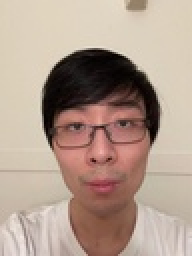
%> input picture a2_301367366_HandaHuang/me2.jpg, 96 x 128 px, shrunk from 1279 x 1706 before the run (shown 2 times larger)
$ octave part4.m   (GNU Octave 9; MATLAB toolbox functions it lacks are replaced by stand-ins)
%> lines starting %> are read from the running program, lines starting %| are printed output that depends on the picture; in (x1, y1, x2, y2) boxes, pixels count from 0 and x2, y2 are one past the last pixel; in counts of white or black regions, pixels touching at a corner belong together; the program's own positions count from 1
### a2_301367366_HandaHuang/harrisDectection.m


function [corners,rows,cols,img2]=harrisDectection(img,dim1,dim2,thresh)


img2=imresize(img,[dim1,dim2]);

image=rgb2gray(im2double(img2));
gaus = fspecial('gaussian', 7, 1);
[deriv_gaus_x, deriv_gaus_y] = gradient(gaus);

ix = imfilter(image, deriv_gaus_x);
iy = imfilter(image, deriv_gaus_y);
ix2 = ix.*ix;
iy2 = iy.*iy;
ixiy = ix.*iy;

ix2g = imfilter(ix2, gaus);
iy2g = imfilter(iy2, gaus);
ixiyg = imfilter(ixiy, gaus);


[rows,cols]=size(image);
C=zeros(rows,cols);
temp=0;
for i=8:rows-8
    for j=8:cols-8
        M=[ix2g(i,j),ixiy(i,j); ixiyg(i,j),iy2g(i,j)];
        C(i,j)=det(M)-0.05*(trace(M))^2;
        if C(i,j)>temp
            temp=C(i,j);
        end
    end
end

%0.05
%thresh=0.05;%adjustable threshld


corners=zeros(rows,cols);
neighbours=[-1,-1;-1,0;-1,1;0,-1;0,1;1,-1;1,0;1,1];
for i=2:rows-1
    for j=2:cols-1
        if C(i,j)>thresh*temp
            for k=1:8
                if C(i,j)<C(i+neighbours(k,1),j+neighbours(k,2))
                    break;
                end
            end
            if k==8
                corners(i,j)=1;
            end
        end
    end
end


end

### a2_301367366_HandaHuang/betterDescriptor.m
function [features,dirRatio]=betterDescriptor(corners,img2)

image=rgb2gray(im2double(img2));
gaus = fspecial('gaussian', 7, 1);
[deriv_gaus_x, deriv_gaus_y] = gradient(gaus);

ix = imfilter(image, deriv_gaus_x);
iy = imfilter(image, deriv_gaus_y);

ixg = imfilter(ix, gaus);
iyg = imfilter(iy, gaus);


[mag,dir]=imgradient(iyg,ixg);


dir(dir<0) = dir(dir<0) +360;


[dirR,dirC,~]=size(dir);

dirRatio=[];
for i=1:dirR
    for j=1:dirC
        for k=1:8
            if dir(i,j)>=((k-1)*(45)) && dir(i,j)<=(k*45)
                dirRatio(i,j)=(dir(i,j)-((k-1)*45))/45;
            end
        end
    end

end

for i = 1:8
    dir(dir>=(i-1)*(45) & dir<=(i*45) )= i; %% direction qunatize
end


[cornerY,cornerX]=find(corners>0);


features=[];
for cornerIndex=1:length(cornerX)

    startX=cornerX(cornerIndex)-7;
    startY=cornerY(cornerIndex)-7;
    endX=cornerX(cornerIndex)+8;
    endY=cornerY(cornerIndex)+8;

    window=dir(startY:endY,startX:endX);
    ratioWindow=dirRatio(startY:endY,startX:endX);
    magWindow=mag(startY:endY,startX:endX);

    squareMatrix=mat2cell(window,[4,4,4,4],[4,4,4,4]);
    ratioMatrix=mat2cell(ratioWindow,[4,4,4,4],[4,4,4,4]);
    magMatrix=mat2cell(magWindow,[4,4,4,4],[4,4,4,4]);

    matAsVector=reshape(squareMatrix.',1,[]);
    ratioAsVector=reshape(ratioMatrix.',1,[]);
    magAsVector=reshape(magMatrix.',1,[]);

    featureOfSquare=[];
    for matIndex=1:length(matAsVector)
        hist=zeros(1,8);
        temp=reshape(cell2mat(matAsVector(matIndex)).',1,[]);
        ratioTemp=reshape(cell2mat(ratioAsVector(matIndex)).',1,[]);
        magTemp=reshape(cell2mat(magAsVector(matIndex)).',1,[]);

        for squareIndex=1:length(temp)
            pixelDir=temp(squareIndex);
            magInUpperBin=ratioTemp(squareIndex)*magTemp(squareIndex);
            magInLowerBin=(1-ratioTemp(squareIndex))*magTemp(squareIndex);

            hist(pixelDir)=hist(pixelDir)+magInUpperBin;
            if pixelDir-1>0

                hist(pixelDir-1)=hist(pixelDir)+magInLowerBin;
            end
        end
         featureOfSquare=[featureOfSquare hist];

    end
    featureOfSquare = normalize(featureOfSquare,'norm',1); % normalized
    % solve the Illumination probelm -> Th = 0.2
    featureOfSquare(featureOfSquare>=0.2) = 0.2;
    featureOfSquare = normalize(featureOfSquare,'norm',1); % normalized


    features=[features;featureOfSquare];
end

end

### a2_301367366_HandaHuang/matchFeatures.m
function [matches,notConfidentMatches]=matchFeatures(features1,features2,thresh)


    %thresh=0.96;
    matches=[];
    notConfidentMatches=[];
    overallDistance=[];
    for f1=1:size(features1,1)

        for f2=1:size(features2,1)
            dist(f2)=sqrt(sum((features1(f1,:)- features2(f2,:)) .^ 2));

            overallDistance=[overallDistance,dist];
        end
        distance=sort(dist,'ascend');


        notConfidentMatches=[notConfidentMatches;distance(1)];

        if (distance(1)/distance(2)<thresh)
            matches=[matches;[f1,find(dist==distance(1))]];
        end


    end


end

### a2_301367366_HandaHuang/plotImage.m
function [ h ] = plotImage(imgA, imgB, X1, Y1, X2, Y2)

h = figure(3);


imgA=im2double(imgA);
imgB=im2double(imgB);


height=size(imgA,1);
width=size(imgA,2)+size(imgB,2);

newImage=imfuse(imgA,imgB,"montage");
imshow(newImage);


hold on

for i=1:size(X1,1)
    color=rand(3,1);
    plot([X1(i) size(imgA,2)+X2(i)],[Y1(i) Y2(i)],'*-','Color',color, 'LineWidth',2)
end
hold off;

### a2_301367366_HandaHuang/accuracy.m
function [precision, recall, F_score]=accuracy(matches, notConfidentMatches,features1,features2)
    [mr,mc,~]=size(matches);
    [rr,rc,~]=size(notConfidentMatches);
    [fr1,fc1,~]=size(features1);
    [fr2,fc2,~]=size(features2);


    diff=max(fr1,fr2);
    % [20 lines of commented-out code are left out]


    precision=mr/rr;

    diff=max(fr1,fr2);
    fn=abs(diff-mr);

    recall=mr/(mr+fn);

    F_score=2/((recall^-1)+(precision^-1));


end

### a2_301367366_HandaHuang/part4.m
close all
clear
clc


difficulty=input("Please choose image difficulty 1, 2,or 3 (type in a number): ");
%> the answer given: 1

if difficulty==1


img=imread("me2.jpg"); %change photo
%> img is the input picture: size 128x96x3 uint8; mean R, G, B 176.9, 155.8, 142
imgg=imread("me1.jpg");%change photo
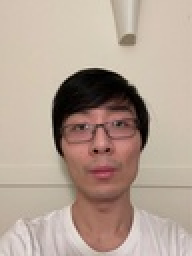
%> input picture a2_301367366_HandaHuang/me1.jpg, 96 x 128 px, shrunk from 1279 x 1706 before the run (shown 2 times larger)
%> imgg is the input picture: size 128x96x3 uint8; mean R, G, B 180.2, 161.7, 148.7

[dim2r,dim2c,~]=size(imgg);
%> dim2r = 128; dim2c = 96


[corners1,row1,cols1,img1]=harrisDectection(imgg,dim2r/2,dim2c/2,0.01);
%> after the loop in harrisDectection, `for i=8:rows-8`: temp = 5.54e-05
%> after the loop in harrisDectection, `for i=2:rows-1`:
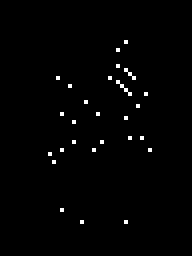
%> corners: size 64x48 double (shown 4 times larger); values 0 (black) and 1 (white), 1% white in thin lines or dots, all inside (x1, y1, x2, y2) = (12, 10, 38, 56)
%> row1 = 64; cols1 = 48
[corners2,rows2,cols2,img2]=harrisDectection(img,dim2r/2,dim2c/2,0.01);
%> call 2 of harrisDectection, with dim1 = 64, dim2 = 48, thresh = 0.01
%> after the loop in harrisDectection (call 2), `for i=8:rows-8`:
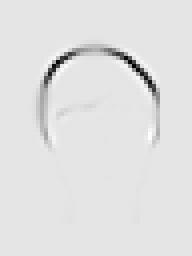
%> C: size 64x48 double (shown 4 times larger); min -0.000477, max 5.37e-05, mean -7.38e-06; drawn with min black and max white
%> after the loop in harrisDectection (call 2), `for i=8:rows-8`: temp = 5.37e-05
%> after the loop in harrisDectection (call 2), `for i=2:rows-1`: corners: size 64x48 double; values 0 (black) and 1 (white), 1.1% white in thin lines or dots, all inside (x1, y1, x2, y2) = (9, 10, 40, 38)
%> rows2 = 64; cols2 = 48


[features1,dirf]=betterDescriptor(corners1,img1);
%> in betterDescriptor, `[cornerY,cornerX]=find(corners>0);`: cornerY = 32 values from 11 to 56; cornerX = 32 values from 13 to 38
%> the loop in betterDescriptor, `for cornerIndex=1:length(cornerX)` made 32 passes
%> (startX, startY, endX, endY) on passes 1 to 12: (6, 32, 21, 47), (7, 34, 22, 49), (8, 13, 23, 28), (9, 22, 24, 37), (9, 31, 24, 46), (9, 46, 24, 61), (11, 15, 26, 30), (12, 24, 27, 39), (12, 29, 27, 44), (14, 49, 29, 64), (15, 19, 30, 34), (17, 31, 32, 46)
%> after the loop in betterDescriptor, `for cornerIndex=1:length(cornerX)`:
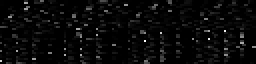
%> features: size 32x128 double (shown 2 times larger); min 0, max 0.209, mean 0.00781; drawn with min black and max white
%> after the loop in betterDescriptor, `for cornerIndex=1:length(cornerX)`: featureOfSquare = 128 values, max 0.0634 at index 73, min 0 at index 1, mean 0.00781; hist = [0.0216 0 0 0 0 0.0757 0.0387 0.00277]
[features2,dirff]=betterDescriptor(corners2,img2);
%> after the loop in betterDescriptor (call 2), `for i = 1:8`:
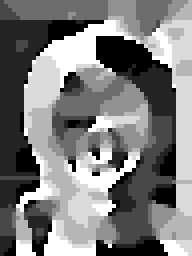
%> dir: size 64x48 double (shown 4 times larger); min 1, max 8, mean 4.43; drawn with min black and max white
%> in betterDescriptor (call 2), `[cornerY,cornerX]=find(corners>0);`: cornerY = 35 values from 11 to 38; cornerX = 35 values from 10 to 40
%> the loop in betterDescriptor (call 2), `for cornerIndex=1:length(cornerX)` made 35 passes
%> (startX, startY, endX, endY) on passes 1 to 12: (3, 28, 18, 43), (4, 12, 19, 27), (4, 30, 19, 45), (6, 9, 21, 24), (6, 26, 21, 41), (7, 14, 22, 29), (7, 21, 22, 36), (7, 28, 22, 43), (9, 11, 24, 26), (10, 23, 25, 38), (14, 25, 29, 40), (15, 23, 30, 38)
%> after the loop in betterDescriptor (call 2), `for cornerIndex=1:length(cornerX)`:
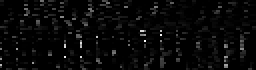
%> features: size 35x128 double (shown 2 times larger); min 0, max 0.219, mean 0.00781; drawn with min black and max white
%> after the loop in betterDescriptor (call 2), `for cornerIndex=1:length(cornerX)`: featureOfSquare = 128 values, max 0.0632 at index 42, min 0 at index 1, mean 0.00781; hist = [0 0 0 0 0.528 0.528 0.0768 0]


[y1,x1]=find(corners1>0);
%> y1 = 32 values from 11 to 56; x1 = 32 values from 13 to 38
[y2,x2]=find(corners2>0);
%> y2 = 35 values from 11 to 38; x2 = 35 values from 10 to 40


[matches,notConfidentMatches]=matchFeatures(features1,features2,0.88);
%> the loop in matchFeatures, `for f1=1:size(features1,1)` made 32 passes
%> (notConfidentMatches, matches) on passes 3 to 5: ([0.136; 0.181; 0.104], [3 4]), ([0.136; 0.181; 0.104; 0.0884], [3 4; 4 7]), ([0.136; 0.181; 0.104; 0.0884; 0.131], [3 4; 4 7; 5 8])
%> notConfidentMatches on passes 1, 2, 6: 0.136, [0.136; 0.181], [0.136; 0.181; 0.104; 0.0884; 0.131; 0.186]

%num=min(1,size(matches,1));

%plotImagePart4(img1,img2,x1(matches(:,1)),y1(matches(:,1)),x2(matches(:,2)),y2(matches(:,2)));
plotImage(img1,img2,x1(matches(:,1)),y1(matches(:,1)),x2(matches(:,2)),y2(matches(:,2)));
%> the loop in plotImage, `for i=1:size(X1,1)` made 22 passes
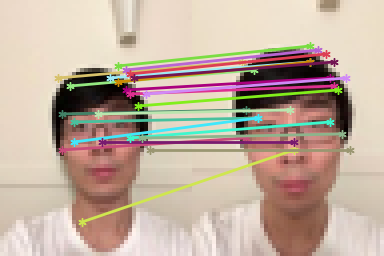
%> figure redrawn from the program's plot data; shown 4 times larger
%plotImage(img1,img2,x1(matches(1:num,1)),y1(matches(1:num,1)),x2(matches(1:num,2)),y2(matches(1:num,2)));
[precision, recall, F_score]=accuracy(matches, notConfidentMatches,features1,features2);


elseif difficulty==2

img=imread("me3.jpg");%change photo
imgg=imread("me1.jpg");%change photo

[dim2r,dim2c,~]=size(img);


[corners1,row1,cols1,img1]=harrisDectection(imgg,dim2r/2,dim2c/2,0.01);
[corners2,rows2,cols2,img2]=harrisDectection(img,dim2r/2,dim2c/2,0.01);


[features1,dirf]=betterDescriptor(corners1,img1);
[features2,dirff]=betterDescriptor(corners2,img2);

[y1,x1]=find(corners1>0);
[y2,x2]=find(corners2>0);

[matches,notConfidentMatches]=matchFeatures(features1,features2,0.88);

%plotImagePart4(img1,img2,x1(matches(:,1)),y1(matches(:,1)),x2(matches(:,2)),y2(matches(:,2)));
plotImage(img1,img2,x1(matches(:,1)),y1(matches(:,1)),x2(matches(:,2)),y2(matches(:,2)));

 [precision, recall, F_score]=accuracy(matches, notConfidentMatches,features1,features2);


elseif difficulty==3

img=imread("me4.jpg");%change photo
imgg=imread("me1.jpg");%change photo

[dim2r,dim2c,~]=size(img);


[corners1,row1,cols1,img1]=harrisDectection(imgg,dim2r/2,dim2c/2,0.01);
[corners2,rows2,cols2,img2]=harrisDectection(img,dim2r/2,dim2c/2,0.01);


[features1,dirf]=betterDescriptor(corners1,img1);
[features2,dirff]=betterDescriptor(corners2,img2);

%[features1,dirf]=descriptor(corners1,img1);
%[features2,dirff]=descriptor(corners2,img2);


[y1,x1]=find(corners1>0);
[y2,x2]=find(corners2>0);

[matches,notConfidentMatches]=matchFeatures(features1,features2,0.88);

%plotImagePart4(img1,img2,x1(matches(:,1)),y1(matches(:,1)),x2(matches(:,2)),y2(matches(:,2)));
plotImage(img1,img2,x1(matches(:,1)),y1(matches(:,1)),x2(matches(:,2)),y2(matches(:,2)));

 [precision, recall, F_score]=accuracy(matches, notConfidentMatches,features1,features2);


end
